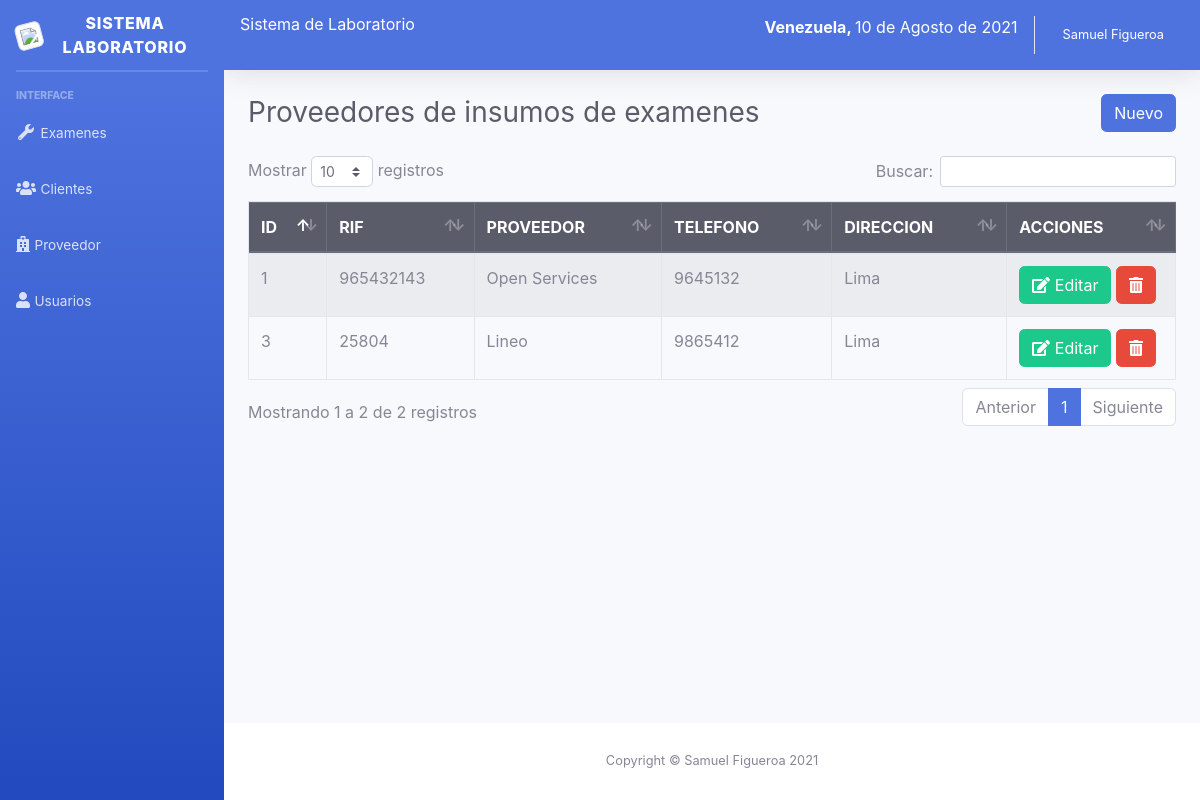
/sistema/lista_proveedor.php (signed in), run on the app's committed database.
### tables this page shows
CREATE TABLE `proveedor` (
  `codproveedor` int(11) NOT NULL,
  `proveedor` varchar(100) NOT NULL,
  `contacto` varchar(100) NOT NULL,
  `telefono` int(11) NOT NULL,
  `direccion` varchar(100) NOT NULL,
  `usuario_id` int(11) NOT NULL
);

### sistema/lista_proveedor.php (the view)
<?php include_once "includes/header.php"; ?>
<div class="container-fluid">
	<div class="d-sm-flex align-items-center justify-content-between mb-4">
		<h1 class="h3 mb-0 text-gray-800">Proveedores de insumos de examenes</h1>
		<a href="registro_proveedor.php" class="btn btn-primary">Nuevo</a>
	</div>
	<div class="row">
		<div class="col-lg-12">
			<div class="table-responsive">
				<table class="table table-striped table-bordered" id="table">
					<thead class="thead-dark">
						<tr>
							<th>ID</th>
							<th>RIF</th>
							<th>PROVEEDOR</th>
							<th>TELEFONO</th>
							<th>DIRECCION</th>
							<?php if ($_SESSION['rol'] == 1) { ?>
							<th>ACCIONES</th>
							<?php } ?>
						</tr>
					</thead>
					<tbody>
						<?php
						include "../conexion.php";
						$query = mysqli_query($conexion, "SELECT * FROM proveedor");
						$result = mysqli_num_rows($query);
						if ($result > 0) {
							while ($data = mysqli_fetch_assoc($query)) { ?>
								<tr>
									<td><?php echo $data['codproveedor']; ?></td>
									<td><?php echo $data['contacto']; ?></td>
									<td><?php echo $data['proveedor']; ?></td>
									<td><?php echo $data['telefono']; ?></td>
									<td><?php echo $data['direccion']; ?></td>
									<?php if ($_SESSION['rol'] == 1) { ?>
									<td>
										<a href="editar_proveedor.php?id=<?php echo $data['codproveedor']; ?>" class="btn btn-success"><i class='fas fa-edit'></i> Editar</a>
										<form action="eliminar_proveedor.php?id=<?php echo $data['codproveedor']; ?>" method="post" class="confirmar d-inline">
											<button class="btn btn-danger" type="submit"><i class='fas fa-trash-alt'></i> </button>
										</form>
									</td>
									<?php } ?>
								</tr>
						<?php }
						} ?>
					</tbody>
				</table>
			</div>
		</div>
	</div>
</div>
</div>
<?php include_once "includes/footer.php"; ?>

### data on the page
proveedor: codproveedor "1", contacto "965432143", proveedor "Open Services", telefono "9645132", direccion "Lima"
proveedor: codproveedor "3", contacto "25804", proveedor "Lineo", telefono "9865412", direccion "Lima"

### other printed values
fechaPeru() "10 de Agosto de 2021"
$_SESSION['nombre'] "Samuel Figueroa"
